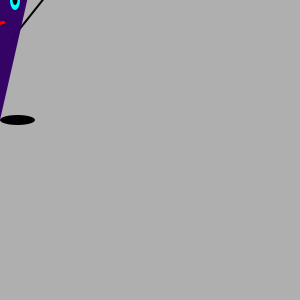
Frame 1 (no input)
Frame 60 (the mouse pressed at the canvas centre just before this capture): identical to frame 1, image omitted
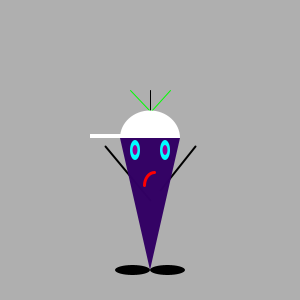
Frame 120 (the mouse held since frame 60 and released just before this capture)

The Processing sketch that drew these frames (run headless with seeded random() and noise(); from frame 60 on, the mouse is pressed at the canvas centre):

// Processing sketch: processing_41297
// ── processing_41297.pde

// Exercise: 3-2

void setup() { 
  size (300, 300);
  frameRate (30);
}


void draw() {

  background (175);
  smooth ();

  rectMode (CENTER);
  ellipseMode (CENTER);


  // HAIR - - 
  // sroke in the middle
  strokeWeight (1);
  stroke (0);
  line (pmouseX, pmouseY-60, mouseX, mouseY-20); // Right rotation point! Easy, Just to flip the "pmouse" from the code on next line.
  /*
  line (mouseX, mouseY-60, pmouseX, pmouseY-20); // The rotation is from the wrong point.
   line (mouseX, mouseY-60, mouseX, mouseY-20); // Previous version when it just follows the mouse, no ohter effects.
   line (15, 25, 150, 75); // Static version
   */


  // stroke angel to left
  stroke(0, 255, 0, 255);
  // line(125, 25, 150, 75);
  line(pmouseX-20, pmouseY-60, mouseX, mouseY-39); // The reason why the first point has "pmouse" is because that point is the rotation point.
  // line(mouseX-20, mouseY-60, mouseX, mouseY-39); // Earlier version.

  // stroke angel to right
  stroke(0, 255, 0, 255);
  // line(175, 25, 150, 75);
  line(pmouseX+1, pmouseY-39, mouseX+20, mouseY-60); // The reason why the first point has "pmouse" is because that point is the rotation point.
  // line(mouseX+1, mouseY-39, mouseX+20, mouseY-60); // Earlier version.

  // HAIR STOP - -


  // ARMS START
  strokeWeight(2);
  stroke(0);
  line (mouseX-45, mouseY-4, mouseX, mouseY+50); // Left arm.
  line (mouseX+10, mouseY+40, mouseX+45, mouseY-4); // Right arm.
  // line (150, 150, 190, 125);
  // line (150, 150, 110, 125);
  // ARMS STOP



  // BODY START - -
  noStroke();
  fill(50, 0, 100, 250);

  // triangle
  // quad (120, 100, 180, 100, 150, 240, 150, 240); // tog fel på quad & arc först
  quad (mouseX-30, mouseY-12, mouseX+30, mouseY-12, mouseX, mouseY+120, mouseX, mouseY+120); 

  /*
  Step-by-step:
   1) quad (mouseX-30, 100, 180, 100, 150, 240, 150, 240);
   2) quad (mouseX-30, 100, mouseX+30, 100, 150, 240, 150, 240);
   - - - These two rows controls the top left point - - - 
   3) quad (mouseX-30, mouseY-12, mouseX+30, mouseY-12, 150, 240, 150, 240); // Controls the top right point
   4) quad (mouseX-30, mouseY-12, mouseX+30, mouseY-12, 150, mouseY+120, 150, mouseY+120); // mouseY+120 Controls the top right point.
   5) 150 = mouseX
   */


  // BODY STOP - -

  // HAT START - - 
  // halvformad circle
  fill(255);
  arc (mouseX, mouseY-12, 60, 55, -PI, 0);
  // arc (149, 99, 60, 55, -PI, 0);

  rectMode(CORNER);
  rect(mouseX-60, mouseY-16, 55, 4);
  // rect(90, 95, 55, 4);
  // HAT STOP - -

  // EYES - -

  // overall eyes
  fill(0, 255, 255, 255);
  noStroke();
  ellipse (mouseX-15, mouseY, 10, 20); // To put the mouse cursor in between the two eyes. (Window size = 300 pix width / 2 = 150 pix. ellipseMode(CENTER). The center of the eye-ellipse = 135, 135 - 150 = -15)
  ellipse (mouseX+15, mouseY, 10, 20); // TO put the mouse cursor in between the two eyes. (Window size = 300 pix width / 2 = 150 pix. ellipseMode(CENTER). The center of the eye-ellipse = 135, 150 - 135 = +15)


  // pupiller
  // fill(0);
  fill (mouseX, 0, mouseY);  // Changes color of the eyes.
  ellipse (mouseX-15, mouseY, 5, 10); // To put the mouse cursor in between the two eyes. (Window size = 300 pix width / 2 = 150 pix. ellipseMode(CENTER). The center of the eye-ellipse = 135, 135 - 150 = -15)
  ellipse (mouseX+15, mouseY, 5, 10); // To put the mouse cursor in between the two eyes. (Window size = 300 pix width / 2 = 150 pix. ellipseMode(CENTER). The center of the eye-ellipse = 163, 163 - 150 = +13)
  // ellipse (mouseX-15, mouseY, 5, 10); // To put the mouse cursor in between the two eyes. (Window size = 300 pix width / 2 = 150 pix. ellipseMode(CENTER). The center of the eye-ellipse = 135, 135 - 150 = -15)
  // ellipse (mouseX+15, mouseY, 5, 10); // To put the mouse cursor in between the two eyes. (Window size = 300 pix width / 2 = 150 pix. ellipseMode(CENTER). The center of the eye-ellipse = 163, 163 - 150 = +13)
  // ellipse (135, 115, 5, 10); // Functions from a previous version.
  // ellipse (163, 115, 5, 10); // Functions from a previous version.
  // EYES STOP - -


  // MOUTH START - -
  strokeWeight(3);
  stroke(255, 0, 0, 255);
  noFill();
  arc (mouseX+4, mouseY+35, 20, 25, -PI, -PI / 2);
  // arc (156, 148, 20, 25, -PI, -PI / 2);
  // MOUTH STOP - - 

  // FEETS START - -
  ellipseMode(CORNER);
  noStroke();
  fill(0);
  ellipse(mouseX, mouseY+115, 35, 10); // Lite svårt att räkna ut.
  ellipse (mouseX-35, mouseY+115, 35, 10); // Lite svårt att räkna ut.
  // ellipse(115, 232, 35, 10);
  // ellipse(150, 232, 35, 10);
  // FEETS STOP - -
}

void mousePressed () {

  println ("Take me to your leader");
}
